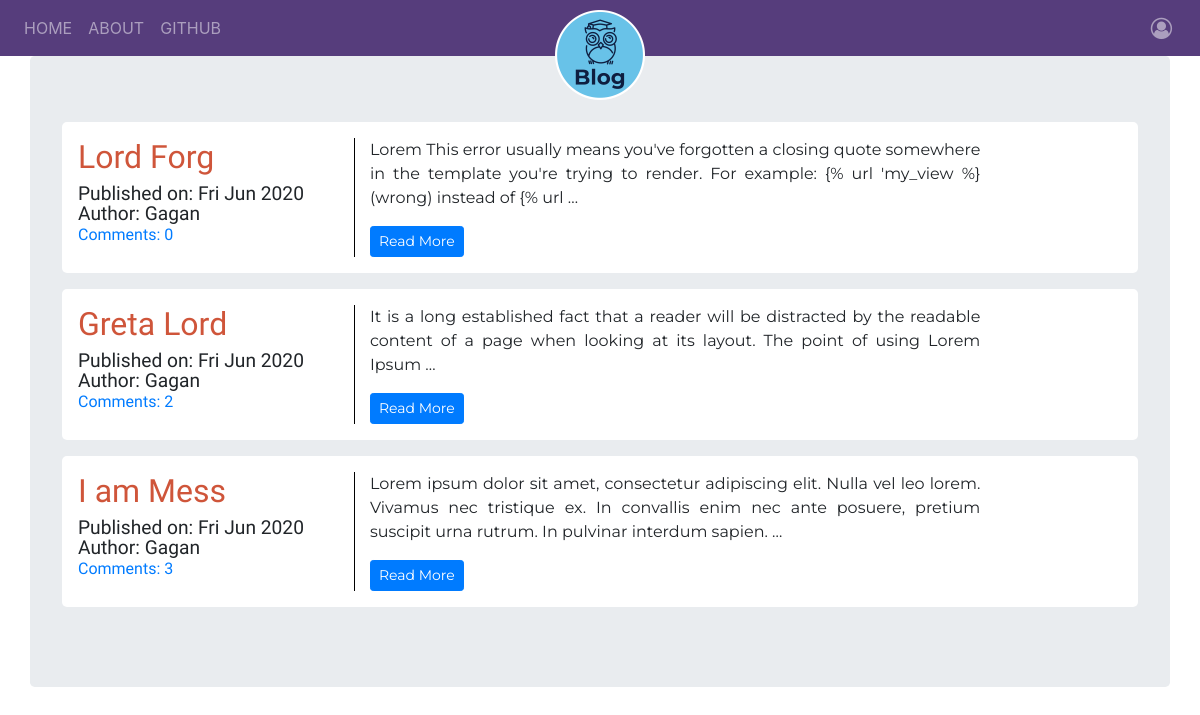
The page / on the database its author committed.
### blog/models.py (models this page shows, shortened)
class Post(models.Model):
    author = models.ForeignKey('auth.User', on_delete=models.CASCADE)
    title = models.CharField(max_length=256)
    text = models.TextField()
    create_date = models.DateTimeField(default=timezone.now)
    published_date = models.DateTimeField(blank=True, null=True)
    def approve_comments(self):
        return self.comments.filter(approved_comment=True)

### blog/views.py (the view)
# urls.py: path('', views.PostListView.as_view(), name='post_list'),
class PostListView(ListView):
    model = Post
    def get_queryset(self):
        return Post.objects.filter(published_date__lte=timezone.now()).order_by('-published_date')

### blog/templates/blog/post_list.html
{% extends "blog/base.html" %}
{% block bodyblock %}
  {% for post in post_list %}
    {% if request.resolver_match.url_name == 'post_list' or request.resolver_match.url_name == 'post_draft_list' and user == post.author %}
      <div class="post my-3">
        <header class="post-block_header">
          <h2 class="post-block_title"><a href="{% url 'blog:post_detail' pk=post.pk %}">{{post.title}}</a></h2>
          <div class="post-block_meta">
            {% if post.published_date %}
              <span>Published on: {{post.published_date|date:"D M Y"}}</span>
              <span>Author: {{post.author|title}}</span>
              <a href="{% url 'blog:post_detail' pk=post.pk %}">Comments: {{post.approve_comments.count}}</a>
            {% else %}
              <span>Created on: {{post.create_date|date:"D M Y"}}</span>
            {% endif %}
          </div>
        </header>
        <div class="post-block_content text-justify">
          <p>{{post.text|truncatewords:30|striptags|safe}}</p>
          <a class="btn btn-primary btn-sm" href="{% url 'blog:post_detail' pk=post.pk %}">Read More</a>
        </div>
      </div>
    {% endif %}
  {% endfor %}
{% endblock %}

### blog/static/css/blog.css (style rules this page uses)
.post { background-color: white; padding: 1em; border-radius: 5px; display: flex; flex-direction: row; }
.post-block_meta { display: flex; flex-direction: column; }
.post-block_title a { font-family: 'Lobster Two', cursive; color: #cf553a; }
.post-block_meta span { font-family: 'Tenali Ramakrishna', sans-serif; font-size: 1.2em; line-height: 1em; }
.post-block_meta a { font-family: 'Oswald', sans-serif; }
.post-block_content { font-family: 'Montserrat', sans-serif; margin-left: 50px; border-left: 1px solid black; padding-left: 15px; width: 60%; }

### rows shown on the page
Post: title "Lord Forg", published_date "Fri Jun 2020", author "Gagan", approve_comments.count "0", text "Lorem This error usually means you've forgotten a closing quote somewhere in the template you're trying to render. For example: {% url 'my_view %} (wrong) instead of {% url …"
Post: title "Greta Lord", published_date "Fri Jun 2020", author "Gagan", approve_comments.count "2", text "It is a long established fact that a reader will be distracted by the readable content of a page when looking at its layout. The point of using Lorem Ipsum …"
Post: title "I am Mess", published_date "Fri Jun 2020", author "Gagan", approve_comments.count "3", text "Lorem ipsum dolor sit amet, consectetur adipiscing elit. Nulla vel leo lorem. Vivamus nec tristique ex. In convallis enim nec ante posuere, pretium suscipit urna rutrum. In pulvinar interdum sapien. …"
